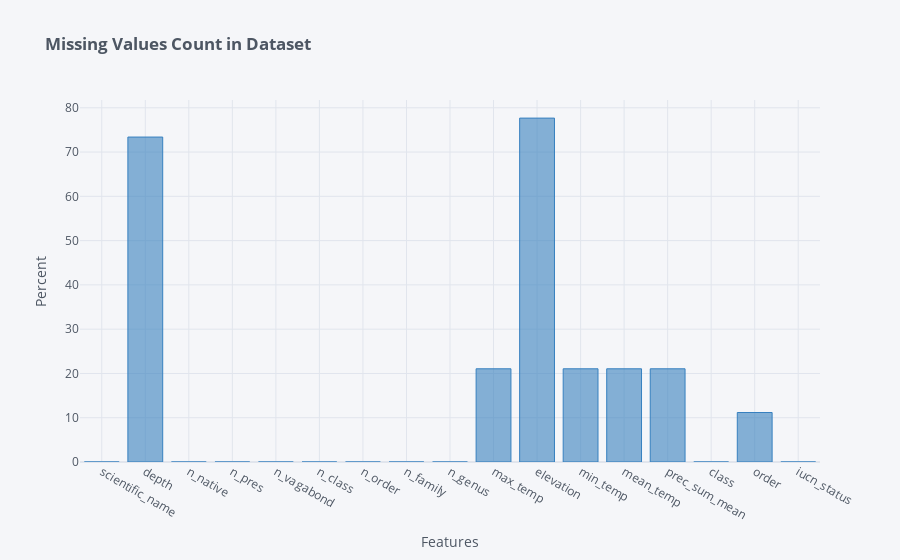

Notebook code for this chart:
### Markdown cell above
## Preprocessing

### Code cell
# Missing values plot
missing = df.isna().sum().reset_index()
missing.columns = ['features', 'total_missing']
missing['percent'] = (missing['total_missing'] / len(df)) * 100
missing.index = missing['features']
del missing['features']

missing['percent'].iplot(kind = 'bar', 
                               title = f'<b>Missing Values Count in Dataset</b>',
                               xTitle = 'Features',
                               colors = 'blue',
                               yTitle = 'Percent')
missing.T

### Figure 1 — Plotly figure (JSON) as saved in the notebook; plotly's stock layout.template omitted (floating-point values rounded to 4 significant figures)
{"data": [{"marker": {"color": "rgba(55, 128, 191, 0.6)", "line": {"color": "rgba(55, 128, 191, 1.0)", "width": 1}}, "name": "percent", "orientation": "v", "text": "", "type": "bar", "x": ["scientific_name", "depth", "n_native", "n_pres", "n_vagabond", "n_class", "n_order", "n_family", "n_genus", "max_temp", "elevation", "min_temp", "mean_temp", "prec_sum_mean", "class", "order", "iucn_status"], "y": [0, 73.38, 0, 0, 0, 0, 0, 0, 0, 21.05, 77.67, 21.05, 21.05, 21.05, 0, 11.18, 0]}], "layout": {"legend": {"bgcolor": "#F5F6F9", "font": {"color": "#4D5663"}}, "paper_bgcolor": "#F5F6F9", "plot_bgcolor": "#F5F6F9", "title": {"font": {"color": "#4D5663"}, "text": "<b>Missing Values Count in Dataset</b>"}, "xaxis": {"gridcolor": "#E1E5ED", "showgrid": true, "tickfont": {"color": "#4D5663"}, "title": {"font": {"color": "#4D5663"}, "text": "Features"}, "zerolinecolor": "#E1E5ED"}, "yaxis": {"gridcolor": "#E1E5ED", "showgrid": true, "tickfont": {"color": "#4D5663"}, "title": {"font": {"color": "#4D5663"}, "text": "Percent"}, "zerolinecolor": "#E1E5ED"}}}
